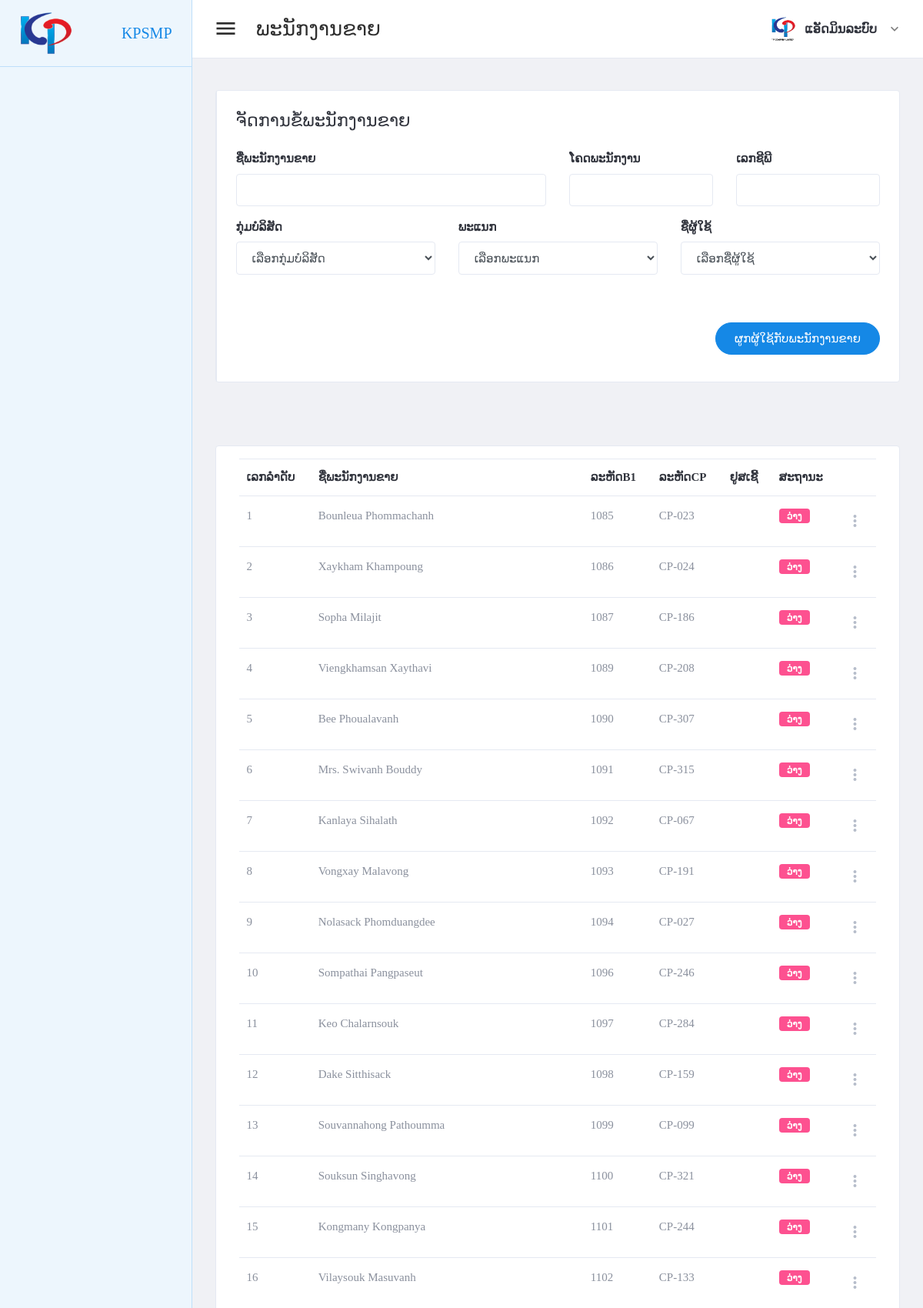
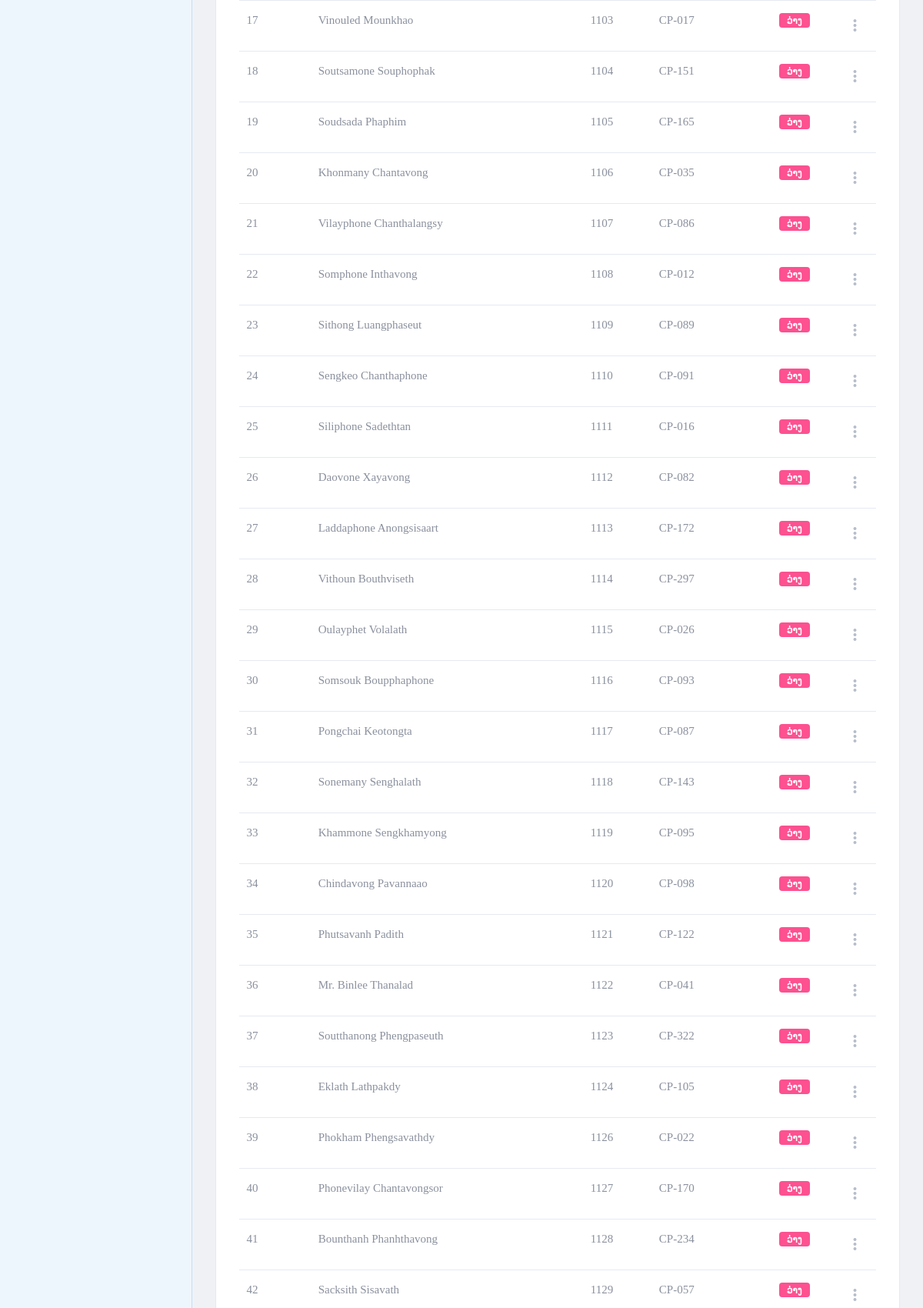
The page /page/staff-sale.php (signed in, upper part) on the database its author committed (2 pictures, top to bottom).
### tables this page shows
create table tbl_staff_sale (
    ss_id int not null PRIMARY KEY AUTO_INCREMENT,
    staff_code varchar(10),
    staff_cp varchar(10),
    staff_name varchar(300),
    user_ids int
);

### page/staff-sale.php (the view, shortened to what this page needs)
<?php
include("../setting/conn.php");
?>
<!DOCTYPE html>
<html lang="en" dir="ltr">
<head>
    <?php
    include("../setting/callcss.php");
    ?>
</head>
<body class="navbar-fixed sidebar-fixed" id="body">
    <div class="wrapper">
        <?php include "menu.php"; ?>
        <div class="page-wrapper">
            <?php
            include "header.php";
            ?>
            <div class="content-wrapper">
                <div class="content">
                    <div class="email-wrapper rounded border bg-white">
                        <div class="row no-gutters justify-content-center">
                            <div class="col-xxl-12">
                                <div class="email-right-column  email-body p-4 p-xl-5">
                                    <div class="email-body-head mb-5 ">
                                        <h4 class="text-dark">ຈັດການຂໍ້ພະນັກງານຂາຍ</h4>
                                    </div>
                                    <form method="post" id="addstaffsale">
                                        <div class="row">
                                            <div class="col-lg-6">
                                                <div class="form-group">
                                                    <label for="lastName">ຊື່ພະນັກງານຂາຍ</label>
                                                    <input type="text" class="form-control" id="ss_name" name="ss_name">
                                                </div>
                                            </div>
                                            <div class="col-lg-3">
                                                <div class="form-group">
                                                    <label for="lastName">ໂຄດພະນັກງານ</label>
                                                    <input type="number" class="form-control" id="ss_code" name="ss_code">
                                                </div>
                                            </div>
                                            <div class="col-lg-3">
                                                <div class="form-group">
                                                    <label for="lastName">ເລກຊີພີ</label>
                                                    <input type="text" class="form-control" id="ss_cp" name="ss_cp">
                                                </div>
                                            </div>
                                            <div class="form-group  col-lg-4">
                                                <label class="text-dark font-weight-medium">ກຸ່ມບໍລິສັດ</label>
                                                <div class="form-group">
                                                    <select class=" form-control font" name="group_id" id="group_id">
                                                        <option value=""> ເລືອກກຸ່ມບໍລິສັດ </option>
                                                    </select>
                                                </div>
                                            </div>
                                            <div class="form-group col-lg-4">
                                                <label class="text-dark font-weight-medium">ພະແນກ</label>
                                                <div class="form-group">
                                                    <select class="form-control  font" name="dp_id" id="dp_id">
                                                        <option value=""> ເລືອກພະແນກ </option>
                                                    </select>
                                                </div>
                                            </div>
                                            <div class="form-group  col-lg-4">
                                                <label class="text-dark font-weight-medium">ຊື່ຜູ້ໃຊ້</label>
                                                <div class="form-group">
                                                    <select class=" form-control font" name="us_id" id="us_id">
                                                        <option value=""> ເລືອກຊື່ຜູ້ໃຊ້ </option>
                                                    </select>
                                                </div>
                                            </div>
                                        </div>
                                        <div class="d-flex justify-content-end mt-6">
                                            <button type="submit" class="btn btn-primary mb-2 btn-pill">ຜູກຜູ້ໃຊ້ກັບພະນັກງານຂາຍ</button>
                                        </div>
                                    </form>
                                </div>
                            </div>
                        </div>
                    </div>
                </div>
            </div>
            <div class="content-wrapper">
                <div class="content">
                    <div class="card card-default">
                        <div class="card-body">
                            <table id="productsTable" class="table table-hover table-product" style="width:100%">
                                <thead>
                                    <tr>
                                        <th>ເລກລຳດັບ</th>
                                        <th>ຊື່ພະນັກງານຂາຍ</th>
                                        <th>ລະຫັດB1</th>
                                        <th>ລະຫັດCP</th>
                                        <th>ຢູສເຊີ້</th>
                                        <th>ສະຖານະ</th>
                                        <th></th>
                                    </tr>
                                </thead>
                                <tbody>
                                    <?php
                                    $stmt4 = $conn->prepare("
                                    select ss_id,staff_code,user_ids,staff_cp,staff_name,user_name,
                                    (case when user_ids is null then 'ວ່າງ' else 'ຜູ້ສຳເລັດ' end) as user_status
                                    from tbl_staff_sale a
                                    left join tbl_user_staff b on a.user_ids = b.usid ");
                                    $stmt4->execute();
                                    if ($stmt4->rowCount() > 0) {
                                        while ($row4 = $stmt4->fetch(PDO::FETCH_ASSOC)) {
                                            $ss_id = $row4['ss_id'];
                                            $staff_code = $row4['staff_code'];
                                            $staff_name = $row4['staff_name'];
                                            $staff_cp = $row4['staff_cp'];
                                            $staff_id = $row4['user_ids'];
                                            $user_status = $row4['user_status'];
                                            $user_name = $row4['user_name'];
                                    ?>
                                            <tr>
                                                <td><?php echo "$ss_id"; ?></td>
                                                <td><?php echo "$staff_name"; ?></td>
                                                <td><?php echo "$staff_code"; ?></td>
                                                <td><?php echo "$staff_cp"; ?></td>
                                                <td><?php echo "$user_name"; ?></td>
                                                <td>
                                                    <span class="badge
                                                <?php
                                                if (empty($staff_id)) {
                                                    echo "badge-secondary";
                                                } else {
                                                    echo "badge-success";
                                                }
                                                ?>">
                                                        <?php echo "$user_status"; ?>
                                                    </span>
                                                </td>
                                                <td>
                                                    <div class="dropdown">
                                                        <a class="dropdown-toggle icon-burger-mini" href="#" role="button" id="dropdownMenuLink" data-toggle="dropdown" aria-haspopup="true" aria-expanded="false" data-display="static">
                                                        </a>
                                                    </div>
                                                </td>
                                            </tr>
                                    <?php
                                        }
                                    }
                                    ?>
                                </tbody>
                            </table>
                        </div>
                    </div>
                </div>
            </div>
        </div>
    </div>
</body>
</html>

### rows shown on the page
tbl_staff_sale: ss_id "1", staff_name "Bounleua Phommachanh", staff_code "1085", staff_cp "CP-023", user_status "ວ່າງ"
tbl_staff_sale: ss_id "2", staff_name "Xaykham Khampoung", staff_code "1086", staff_cp "CP-024", user_status "ວ່າງ"
tbl_staff_sale: ss_id "3", staff_name "Sopha Milajit", staff_code "1087", staff_cp "CP-186", user_status "ວ່າງ"
tbl_staff_sale: ss_id "4", staff_name "Viengkhamsan Xaythavi", staff_code "1089", staff_cp "CP-208", user_status "ວ່າງ"
tbl_staff_sale: ss_id "5", staff_name "Bee Phoualavanh", staff_code "1090", staff_cp "CP-307", user_status "ວ່າງ"
tbl_staff_sale: ss_id "6", staff_name "Mrs. Swivanh Bouddy", staff_code "1091", staff_cp "CP-315", user_status "ວ່າງ"
tbl_staff_sale: ss_id "7", staff_name "Kanlaya Sihalath", staff_code "1092", staff_cp "CP-067", user_status "ວ່າງ"
tbl_staff_sale: ss_id "8", staff_name "Vongxay Malavong", staff_code "1093", staff_cp "CP-191", user_status "ວ່າງ"
tbl_staff_sale: ss_id "9", staff_name "Nolasack Phomduangdee", staff_code "1094", staff_cp "CP-027", user_status "ວ່າງ"
tbl_staff_sale: ss_id "10", staff_name "Sompathai Pangpaseut", staff_code "1096", staff_cp "CP-246", user_status "ວ່າງ"
tbl_staff_sale: ss_id "11", staff_name "Keo Chalarnsouk", staff_code "1097", staff_cp "CP-284", user_status "ວ່າງ"
tbl_staff_sale: ss_id "12", staff_name "Dake Sitthisack", staff_code "1098", staff_cp "CP-159", user_status "ວ່າງ"
tbl_staff_sale: ss_id "13", staff_name "Souvannahong Pathoumma", staff_code "1099", staff_cp "CP-099", user_status "ວ່າງ"
tbl_staff_sale: ss_id "14", staff_name "Souksun Singhavong", staff_code "1100", staff_cp "CP-321", user_status "ວ່າງ"
tbl_staff_sale: ss_id "15", staff_name "Kongmany Kongpanya", staff_code "1101", staff_cp "CP-244", user_status "ວ່າງ"
tbl_staff_sale: ss_id "16", staff_name "Vilaysouk Masuvanh", staff_code "1102", staff_cp "CP-133", user_status "ວ່າງ"
tbl_staff_sale: ss_id "17", staff_name "Vinouled Mounkhao", staff_code "1103", staff_cp "CP-017", user_status "ວ່າງ"
tbl_staff_sale: ss_id "18", staff_name "Soutsamone Souphophak", staff_code "1104", staff_cp "CP-151", user_status "ວ່າງ"
tbl_staff_sale: ss_id "19", staff_name "Soudsada Phaphim", staff_code "1105", staff_cp "CP-165", user_status "ວ່າງ"
tbl_staff_sale: ss_id "20", staff_name "Khonmany Chantavong", staff_code "1106", staff_cp "CP-035", user_status "ວ່າງ"
tbl_staff_sale: ss_id "21", staff_name "Vilayphone Chanthalangsy", staff_code "1107", staff_cp "CP-086", user_status "ວ່າງ"
tbl_staff_sale: ss_id "22", staff_name "Somphone Inthavong", staff_code "1108", staff_cp "CP-012", user_status "ວ່າງ"
tbl_staff_sale: ss_id "23", staff_name "Sithong Luangphaseut", staff_code "1109", staff_cp "CP-089", user_status "ວ່າງ"
tbl_staff_sale: ss_id "24", staff_name "Sengkeo Chanthaphone", staff_code "1110", staff_cp "CP-091", user_status "ວ່າງ"
tbl_staff_sale: ss_id "25", staff_name "Siliphone Sadethtan", staff_code "1111", staff_cp "CP-016", user_status "ວ່າງ"
tbl_staff_sale: ss_id "26", staff_name "Daovone Xayavong", staff_code "1112", staff_cp "CP-082", user_status "ວ່າງ"
tbl_staff_sale: ss_id "27", staff_name "Laddaphone Anongsisaart", staff_code "1113", staff_cp "CP-172", user_status "ວ່າງ"
tbl_staff_sale: ss_id "28", staff_name "Vithoun Bouthviseth", staff_code "1114", staff_cp "CP-297", user_status "ວ່າງ"
tbl_staff_sale: ss_id "29", staff_name "Oulayphet Volalath", staff_code "1115", staff_cp "CP-026", user_status "ວ່າງ"
tbl_staff_sale: ss_id "30", staff_name "Somsouk Boupphaphone", staff_code "1116", staff_cp "CP-093", user_status "ວ່າງ"
tbl_staff_sale: ss_id "31", staff_name "Pongchai Keotongta", staff_code "1117", staff_cp "CP-087", user_status "ວ່າງ"
tbl_staff_sale: ss_id "32", staff_name "Sonemany Senghalath", staff_code "1118", staff_cp "CP-143", user_status "ວ່າງ"
tbl_staff_sale: ss_id "33", staff_name "Khammone Sengkhamyong", staff_code "1119", staff_cp "CP-095", user_status "ວ່າງ"
tbl_staff_sale: ss_id "34", staff_name "Chindavong Pavannaao", staff_code "1120", staff_cp "CP-098", user_status "ວ່າງ"
tbl_staff_sale: ss_id "35", staff_name "Phutsavanh Padith", staff_code "1121", staff_cp "CP-122", user_status "ວ່າງ"
tbl_staff_sale: ss_id "36", staff_name "Mr. Binlee Thanalad", staff_code "1122", staff_cp "CP-041", user_status "ວ່າງ"
tbl_staff_sale: ss_id "37", staff_name "Soutthanong Phengpaseuth", staff_code "1123", staff_cp "CP-322", user_status "ວ່າງ"
tbl_staff_sale: ss_id "38", staff_name "Eklath Lathpakdy", staff_code "1124", staff_cp "CP-105", user_status "ວ່າງ"
tbl_staff_sale: ss_id "39", staff_name "Phokham Phengsavathdy", staff_code "1126", staff_cp "CP-022", user_status "ວ່າງ"
tbl_staff_sale: ss_id "40", staff_name "Phonevilay Chantavongsor", staff_code "1127", staff_cp "CP-170", user_status "ວ່າງ"
tbl_staff_sale: ss_id "41", staff_name "Bounthanh Phanhthavong", staff_code "1128", staff_cp "CP-234", user_status "ວ່າງ"
tbl_staff_sale: ss_id "42", staff_name "Sacksith Sisavath", staff_code "1129", staff_cp "CP-057", user_status "ວ່າງ"

### other values the page prints
$header_name "ພະນັກງານຂາຍ"
$full_name "ແອັດມິນລະບົບ"
